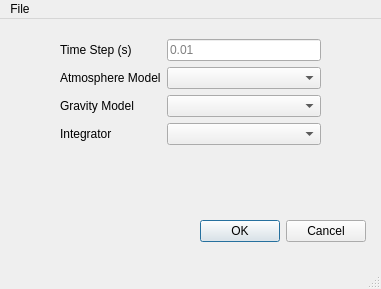
<?xml version="1.0" encoding="UTF-8"?>
<ui version="4.0">
 <class>SimOptionsWindow</class>
 <widget class="QMainWindow" name="SimOptionsWindow">
  <property name="geometry">
   <rect>
    <x>0</x>
    <y>0</y>
    <width>381</width>
    <height>289</height>
   </rect>
  </property>
  <property name="minimumSize">
   <size>
    <width>0</width>
    <height>0</height>
   </size>
  </property>
  <property name="windowTitle">
   <string>Simulation Options</string>
  </property>
  <widget class="QWidget" name="centralwidget">
   <widget class="QWidget" name="formLayoutWidget">
    <property name="geometry">
     <rect>
      <x>60</x>
      <y>20</y>
      <width>261</width>
      <height>156</height>
     </rect>
    </property>
    <layout class="QFormLayout" name="formLayout">
     <item row="0" column="0">
      <widget class="QLabel" name="label">
       <property name="text">
        <string>Time Step (s)</string>
       </property>
      </widget>
     </item>
     <item row="0" column="1">
      <widget class="QLineEdit" name="timeStep">
       <property name="placeholderText">
        <string>0.01</string>
       </property>
      </widget>
     </item>
     <item row="1" column="0">
      <widget class="QLabel" name="label_2">
       <property name="text">
        <string>Atmosphere Model</string>
       </property>
      </widget>
     </item>
     <item row="1" column="1">
      <widget class="QComboBox" name="atmosphereModelCombo"/>
     </item>
     <item row="2" column="0">
      <widget class="QLabel" name="label_3">
       <property name="text">
        <string>Gravity Model</string>
       </property>
      </widget>
     </item>
     <item row="2" column="1">
      <widget class="QComboBox" name="gravityModelCombo"/>
     </item>
     <item row="3" column="0">
      <widget class="QLabel" name="label_4">
       <property name="text">
        <string>Integrator</string>
       </property>
      </widget>
     </item>
     <item row="3" column="1">
      <widget class="QComboBox" name="integratorCombo"/>
     </item>
    </layout>
   </widget>
   <widget class="QDialogButtonBox" name="buttonBox">
    <property name="geometry">
     <rect>
      <x>200</x>
      <y>200</y>
      <width>166</width>
      <height>25</height>
     </rect>
    </property>
    <property name="standardButtons">
     <set>QDialogButtonBox::Cancel|QDialogButtonBox::Ok</set>
    </property>
   </widget>
  </widget>
  <widget class="QMenuBar" name="menubar">
   <property name="geometry">
    <rect>
     <x>0</x>
     <y>0</y>
     <width>381</width>
     <height>22</height>
    </rect>
   </property>
   <widget class="QMenu" name="menuFile">
    <property name="title">
     <string>File</string>
    </property>
   </widget>
   <addaction name="menuFile"/>
  </widget>
  <widget class="QStatusBar" name="statusbar"/>
 </widget>
 <resources/>
 <connections/>
</ui>
